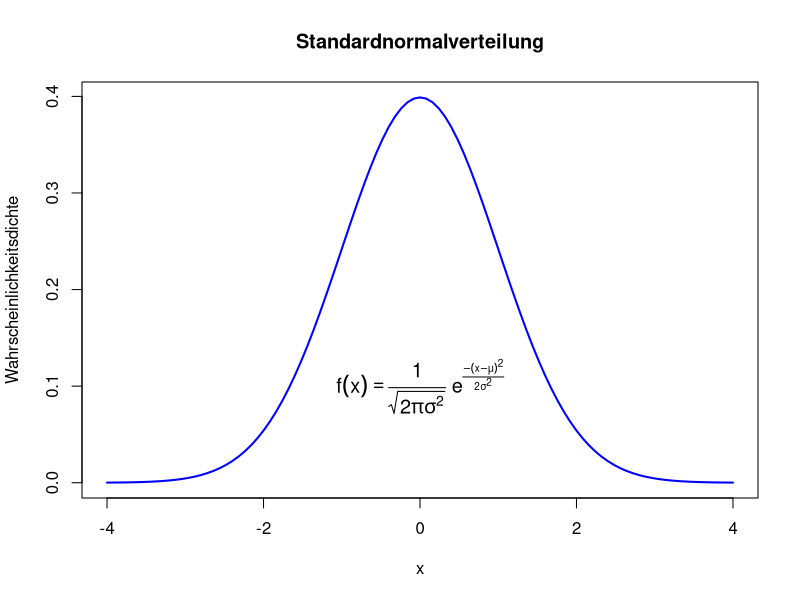

Here is the R script that generated this plot:
# draw standard normal and equation
curve(dnorm(x), from = -4, to = 4, col="blue", ylab = "Wahrscheinlichkeitsdichte", main="Standardnormalverteilung", lwd=2)
text(0, 0.1, expression(f(x) == paste(frac(1, sqrt(2 * pi * sigma^2)),
                                       " ", e^{
                                         frac(-(x - mu)^2, 2 * sigma^2)
                                       })), cex = 1.2)
